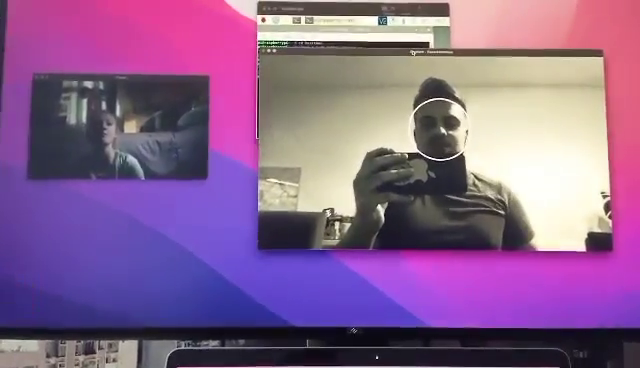
#> input picture frame 105 of Lab6/example_usage.mp4, 640 x 368 px, given in place of the camera
$ python cv_close_eye_detect.py
#> lines starting #> are read from the running program, lines starting #| are printed output that depends on the picture
#> further down, frame is the input picture: shape (368, 640, 3); mean B, G, R 142.5, 99.5, 137.8
### Lab6/video_player.py
import cv2

class VideoCommercialPlayer:
    """ Simple Video Player with Start/Stop functionality """
    # States of video player
    is_paused = True
    is_video_opened = False
    video_stream = None

    def __init__(self):
        self.is_video_opened = self.__openVideoFile()
        self.is_paused = True

    def __openVideoFile(self):
        self.video_stream = cv2.VideoCapture('commercials.mp4')

        # check if the video capture is open
        if not self.video_stream.isOpened():
            print("Error Opening Video Stream Or File")
            return False
        else:
            return True

    def displayVideo(self):
        print('is_opened: ' + str(self.is_video_opened) + ' is_paused:' + str(self.is_paused))
        if self.is_video_opened and not self.is_paused:
            ret, frame = self.video_stream.read()

            if ret == True:
                cv2.resizeWindow('frame', 600, 600)
                cv2.imshow('frame', frame)

    def pauseVideo(self):
        self.is_paused = True

    def playVideo(self):
        self.is_paused = False

### Lab6/cv_close_eye_detect.py
from __future__ import print_function
import cv2 as cv
import argparse
from video_player import VideoCommercialPlayer
import os

'''
Autorzy: Krystian Dąbrowski s18550, Krzysztof Windorpski s18562

Projekt: Zła platforma do wyświetlania reklam

Problem:
1. Stworzyć system odtwarzania reklam wideo wraz z wykrywaniem czy odbiorca je ogląda ( ma otwarte oczy i patrzy w kierunku monitora )

Podsumowanie:
Gdy użytkownik ogląda reklamę ( jego oczy i twarz są wykryte ) wideo jest odwtarzane normalnie.
Gdy użytkownik przez chwilę oderwie wzrok ( np. zamknie oczy ), wideo się pauzuje, zostaje urchomione nagranie dźwiękowe, alarmowe w celu poinformowania go, że źle robi :P

W celu wykrycia twarzy użyliśmy klasyfikatora dla wykrywania twarzy frontalnie - haarcascade_frontalface_alt.xml
Następnie w celu wykrycia oczu użyliśmy klasyfikatora do wykrywania oczu, nawet tych w okularach haarcascade_eye_tree_eyeglasses.xml

Sposób użycia
Uruchom plik cv_close_eye_detect.py
Wymagane są uprawnienia do użycia kamery oraz do odtwarzania obrazów i dźwięków

'''

def detectAndDisplay(frame, noEyesCounter):

    # Convert the frame to grayscale
#> called with noEyesCounter = 0
    frame_gray = cv.cvtColor(frame, cv.COLOR_RGB2GRAY)
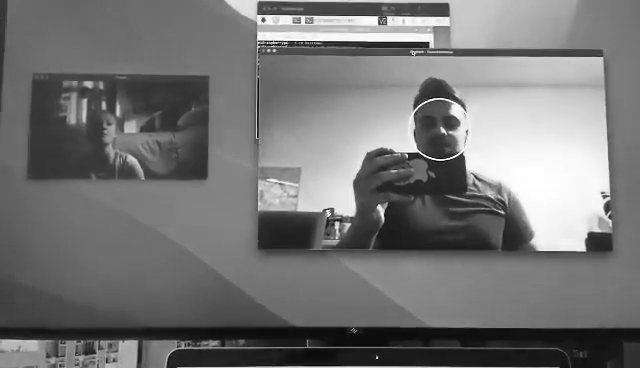
#> frame_gray: shape (368, 640); min 0, max 255, mean 116.7
    # Equalizie the histogram of the frame
    frame_gray = cv.equalizeHist(frame_gray)
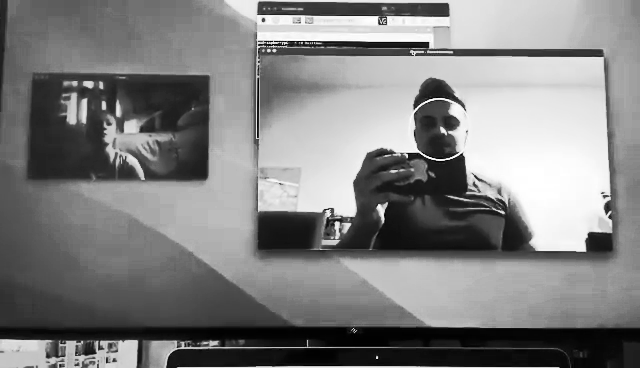
#> frame_gray: shape (368, 640); min 0, max 255, mean 128.4

    # Detect faces
    faces = face_cascade.detectMultiScale(frame_gray, minNeighbors=2)
#> faces = [[412, 101, 60, 60]]

    # Draw the circle around the faces and detect if eyes are closed
    for (x, y, w, h) in faces:
        # Find the center of the face
        center = (x + w//2, y + h//2)
        frame = cv.ellipse(frame_gray, center, (w//2, h//2), 0, 0, 360, (255, 0, 255), 4)
        faceROI = frame_gray[y:y+h, x:x+w]

        # In each face, detect eyes
        eyes = eyes_cascade.detectMultiScale(faceROI)
        eyes_detected = bool(len(eyes) > 0)

        # if no eyes detected - stop the video
        if eyes_detected is False:
            noEyesCounter += 1
            # If eyes closed for enough frames - stop the video
            if noEyesCounter > 20:
                # Stop the video
                commercial.pauseVideo()
                # Play warning message
                os.system("afplay alarm.mp3")
        print('noEyesCounter' + str(noEyesCounter))

        for (x2, y2, w2, h2) in eyes:
            print('eyes_detected in for:' + str(eyes_detected))

            # eyes detected - play the commercial and reset no eyes counter
            noEyesCounter = 0

            commercial.playVideo()

            # Draw the circle around the eyes
            eye_center = (x + x2 + w2//2, y + y2 + h2//2)
            radius = int(round((w2 + h2)*0.125))
            frame = cv.circle(frame_gray, eye_center, radius, (255, 0, 0), 4)
#> this loop made 1 pass
#> (x, y, w, h, center, eyes_detected) on pass 1: (412, 101, 60, 60, (442, 131), False)
#| noEyesCounter1
#> pass 1, in detectAndDisplay, `faceROI = frame_gray[y:y+h, x:x+w]`:
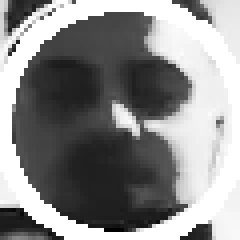
#> faceROI: shape (60, 60) (shown 4 times larger); min 0, max 255, mean 138.9

    # Display the frame
    cv.imshow('Capture - Face detection', frame)
    return noEyesCounter


# Prepare the haar cascade for face detection by default, or take users input
parser = argparse.ArgumentParser(description='Code for Cascade Classifier tutorial.')
parser.add_argument('--face_cascade', help='Path to face cascade.', default='haarcascade_frontalface_alt.xml')
parser.add_argument('--eyes_cascade', help='Path to eyes cascade.', default='haarcascade_eye_tree_eyeglasses.xml')
parser.add_argument('--camera', help='Camera divide number.', type=int, default=0)
args = parser.parse_args()
face_cascade_name = args.face_cascade
eyes_cascade_name = args.eyes_cascade
face_cascade = cv.CascadeClassifier()
eyes_cascade = cv.CascadeClassifier()

# -- 1. Load the cascades
if not face_cascade.load(cv.samples.findFile(face_cascade_name)):
    print('--(!)Error loading face cascade')
    exit(0)
if not eyes_cascade.load(cv.samples.findFile(eyes_cascade_name)):
    print('--(!)Error loading eyes cascade')
    exit(0)
camera_device = args.camera

# -- 2. Read the video stream
cap = cv.VideoCapture(camera_device)
if not cap.isOpened:
    print('--(!)Error opening video capture')
    exit(0)

commercial = VideoCommercialPlayer()
no_eyes_counter = 0

# -- 3. Start the infinite loop for video display and face detection
while True:
    ret, frame = cap.read()
    # if frame not read correctly, break
    if frame is None:
        print('--(!) No captured frame -- Break!')
        break

    # Display the frame
    commercial.displayVideo()
    print('No eyes counter before:' + str(no_eyes_counter))
    # Detect and display eyes
    no_eyes_counter = detectAndDisplay(frame, no_eyes_counter)
#> no_eyes_counter = 1
    print('No eyes counter after:' + str(no_eyes_counter))
#| No eyes counter after:1

    # If 'q' is pressed, break the loop
    if cv.waitKey(10) == 27:
#> (key Esc is pressed here)
        break

$ run again, starting later in the video
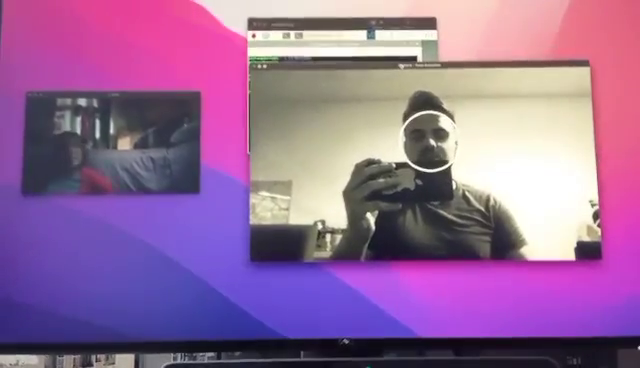
#> input picture frame 472 of Lab6/example_usage.mp4, 640 x 368 px, given in place of the camera
#> frame is the input picture: shape (368, 640, 3); mean B, G, R 153.3, 108, 150.6
#> in detectAndDisplay, `frame_gray = cv.cvtColor(frame, cv.COLOR_RGB2GRAY)`:
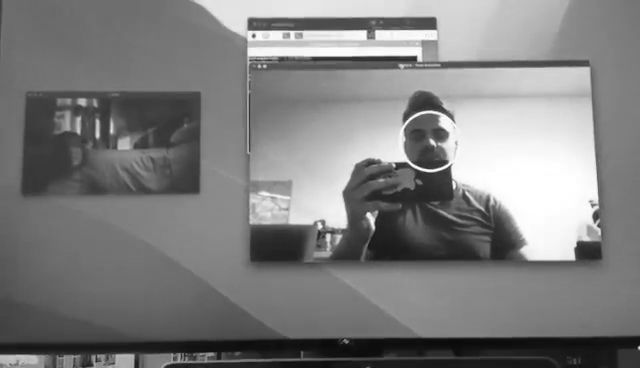
#> frame_gray: shape (368, 640); min 10, max 255, mean 126.4
#> in detectAndDisplay, `frame_gray = cv.equalizeHist(frame_gray)`:
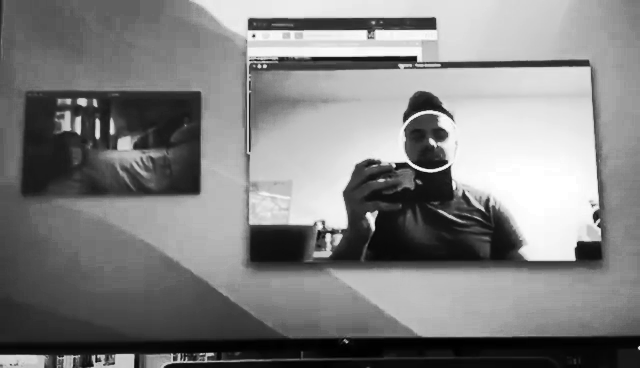
#> frame_gray: shape (368, 640); min 0, max 255, mean 128.4
#> faces = ()
#> no_eyes_counter = 0
#| No eyes counter after:0

$ run again, starting later in the video
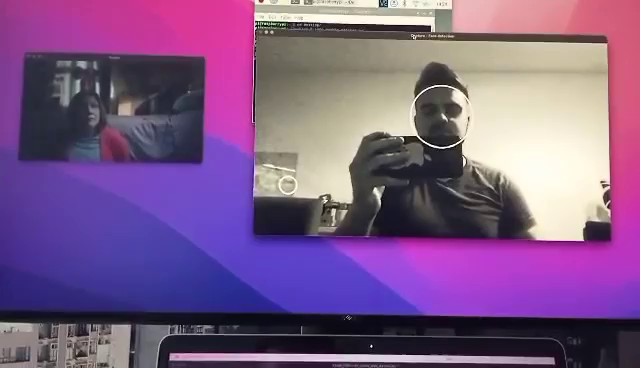
#> input picture frame 840 of Lab6/example_usage.mp4, 640 x 368 px, given in place of the camera
#> frame is the input picture: shape (368, 640, 3); mean B, G, R 135.2, 91.4, 125.7
#> in detectAndDisplay, `frame_gray = cv.equalizeHist(frame_gray)`:
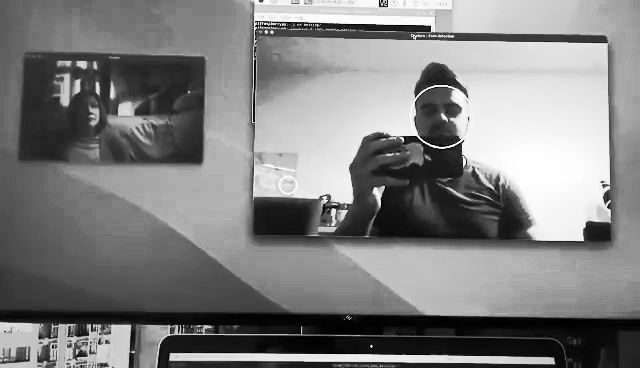
#> frame_gray: shape (368, 640); min 0, max 255, mean 128.4
#> faces = [[76, 95, 28, 28]]
#> the loop in detectAndDisplay, `for (x, y, w, h) in faces:` made 1 pass
#> (x, y, w, h, center, eyes_detected) on pass 1: (76, 95, 28, 28, (90, 109), False)
#> (printed output is left out)
#> pass 1, in detectAndDisplay, `faceROI = frame_gray[y:y+h, x:x+w]`:
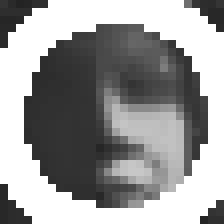
#> faceROI: shape (28, 28) (shown 8 times larger); min 35, max 255, mean 154.1
#> no_eyes_counter = 1
#| No eyes counter after:1
